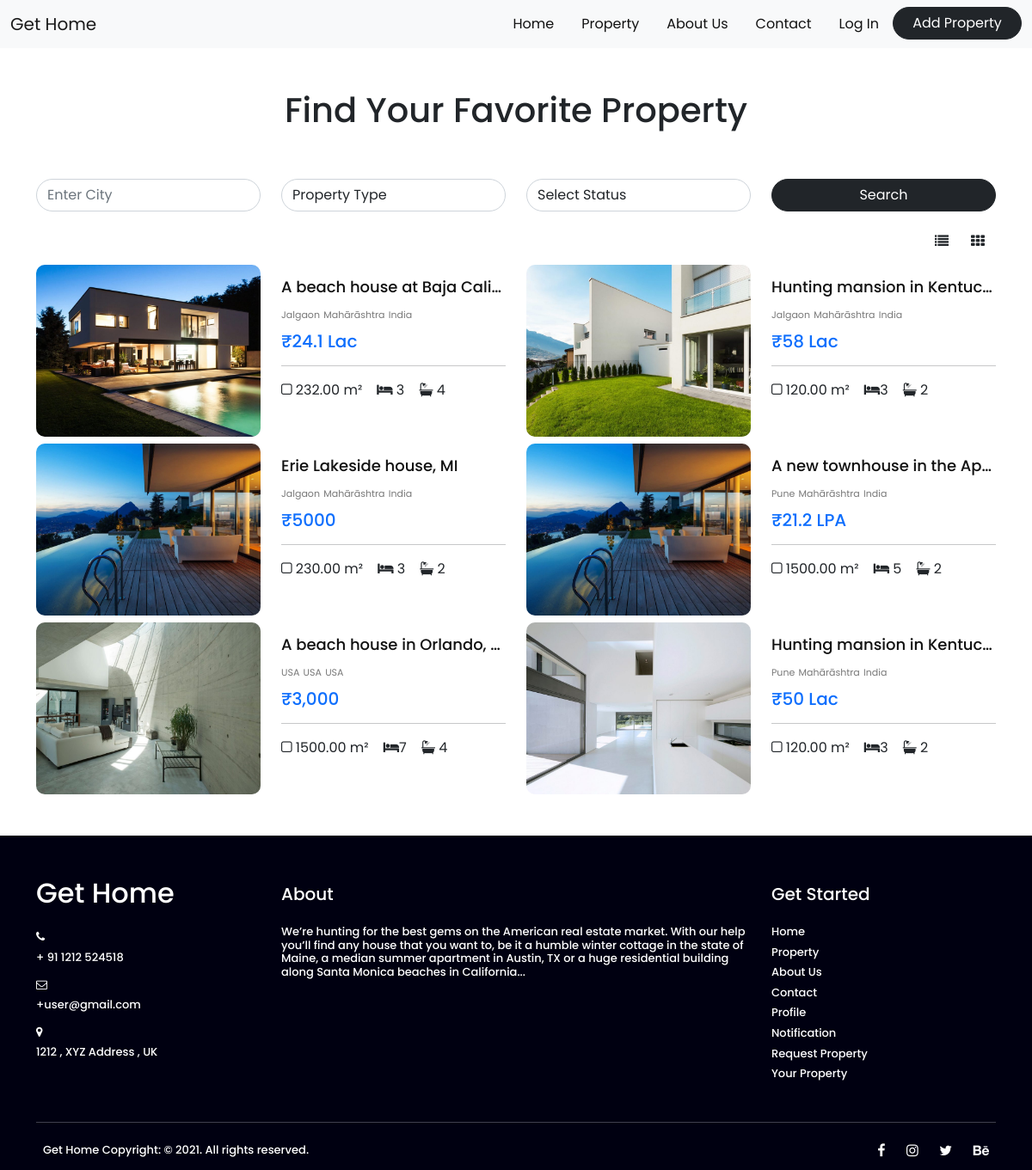
/property.php, run on the app's committed database.
### tables this page shows
CREATE TABLE `addproperty` (
  `id` int(255) NOT NULL,
  `title` varchar(255) NOT NULL,
  `description` varchar(255) NOT NULL,
  `price` varchar(255) NOT NULL,
  `status` varchar(255) NOT NULL,
  `type` varchar(255) NOT NULL,
  `location` varchar(255) NOT NULL,
  `bedrooms` varchar(255) NOT NULL,
  `bathrooms` varchar(255) NOT NULL,
  `floors` varchar(255) NOT NULL,
  `garages` varchar(255) NOT NULL,
  `parking_place` varchar(255) NOT NULL,
  `area` varchar(255) NOT NULL,
  `size` varchar(255) NOT NULL,
  `s_r_price` varchar(255) NOT NULL,
  `air_condi` varchar(255) NOT NULL,
  `bed` varchar(255) NOT NULL,
  `coffe_pot` varchar(255) NOT NULL,
  `c_cooling` varchar(255) NOT NULL,
  `balcony` varchar(255) NOT NULL,
  `p_friendly` varchar(255) NOT NULL,
  `barbeque` varchar(255) NOT NULL,
  `f_alarm` varchar(255) NOT NULL,
  `m_kitchen` varchar(255) NOT NULL,
  `storage` varchar(255) NOT NULL,
  `microwave` varchar(255) NOT NULL,
  `o_kitchen` varchar(255) NOT NULL,
  `dryer` varchar(255) NOT NULL,
  `heating` varchar(255) NOT NULL,
  `pool` varchar(255) NOT NULL,
  `laundry` varchar(255) NOT NULL,
  `sauna` varchar(255) NOT NULL,
  `gym` varchar(255) NOT NULL,
  `elevator` varchar(255) NOT NULL,
  `d_washer` varchar(255) NOT NULL,
  `r_terrace` varchar(255) NOT NULL,
  `terrace` varchar(255) NOT NULL,
  `e_exit` varchar(255) NOT NULL,
  `img_1` varchar(255) NOT NULL,
  `img_2` varchar(255) NOT NULL,
  `img_3` varchar(255) NOT NULL,
  `img_4` varchar(255) NOT NULL,
  `img_5` varchar(255) NOT NULL,
  `img_6` varchar(255) NOT NULL,
  `address` varchar(255) NOT NULL,
  `country` varchar(255) NOT NULL,
  `state` varchar(255) NOT NULL,
  `city` varchar(255) NOT NULL,
  `pin` varchar(255) NOT NULL,
  `neighb` varchar(255) NOT NULL,
  `user_id` varchar(255) NOT NULL
);

### property.php (the view, shortened to what this page needs)
<!DOCTYPE html>
<html>
<head>
</head>
<body>
<form method="post">
<?php include 'navbar_un.php'; ?>
<center><h1 class="mt-5">Find Your Favorite Property</h1></center>
<div class="container mt-5">
	<div class="row">
		<div class="col-md-3 mt-2">
			<input type="text" name="city" placeholder="Enter City" class="form-control rounded-pill">
		</div>
		<div class="col-md-3 mt-2">
			<select name="type" class="form-control rounded-pill">
				<option>Property Type</option>
			</select>
		</div>
		<div class="col-md-3 mt-2">
			<select name="status" class="form-control rounded-pill">
				<option>Select Status</option>
			</select>
		</div>
		<div class="col-md-3 mt-2">
			<input type="submit" name="submit" value="Search" class="btn btn-dark rounded-pill w-100">
		</div>
	</div>
</div>
<div class="container">
<div class="row">
<?php
include 'db_conn.php';
if (isset($_POST['submit']))
{
  $city = $_POST['city'];
  $type = $_POST['type'];
  $status = $_POST['status'];
  $sql = " select * from addproperty where city = '$city' or type = '$type' or status = '$status' ";
  $run = mysqli_query($conn,$sql);
  while ($row = mysqli_fetch_array($run))
  {
  	?>
   	 <div class="col-md-6">
   	 	 <div class="row mt-5">
   	 	 	<div class="col-md-6">
   	 	 		<img src="Image/<?php echo $row['img_1']; ?>" style="width: 100%; height: 200px; border-radius: 10px;">
   	 	 	</div>
   	 	 	<div class="col-md-6">
   	 	 		<a style="text-decoration: none;" href="view_property.php?id=<?php echo $row['id']; ?>"><h6 style="white-space: nowrap; width: 100%; font-size: 18px; margin-top: 15px; color: #111; overflow: hidden; text-overflow: ellipsis;"><?php echo $row['title'] ?></h6></a>
   	 	 		<span style="font-size: 11px; color: #0008;"><?php echo $row['city'] ?></span> <span style="font-size: 11px; color: #0008;"><?php echo $row['state']; ?></span> <span style="font-size: 11px; color: #0008;"><?php echo $row['country']; ?></span>
   	 	 		<h5 class="text-primary mt-2">&#x20B9;<?php echo $row['price'] ?></h5>
                <hr>
                <span><i class="fa fa-square-o" aria-hidden="true"></i> <?php echo $row['area']; ?></span> &nbsp&nbsp <span> <i class="fa fa-bed" aria-hidden="true"></i><?php echo $row['bedrooms']; ?></span> &nbsp&nbsp <span><i class="fa fa-bath" aria-hidden="true"></i> <?php echo $row['bathrooms']; ?></span>
   	 	 	</div>
   	 	 </div>
   	 </div>
  	<?php
  }
 }
 else
 {
?>
<div class="container mt-3 float-end">
<button type="submit" name="submit_list" class="btn float-end"><i class="fa fa-th" aria-hidden="true"></i></button>
<button type="submit" name="submit_grid" class="btn float-end"><i class="fa fa-list" aria-hidden="true"></i></button>
</div>
<?php
if (isset($_POST['submit_list']))
{
	?>
<div class="container">
  	<div class="row">
  		<?php
   include 'db_conn.php';
  $sql = " select * from addproperty ";
  $run = mysqli_query($conn,$sql);
  while ($row = mysqli_fetch_array($run))
  {
  	?>
 <div class="col-md-4">
   	 	 <div class="row mt-3">
   	 	 	<div class="col-md-12">
   	 	 		<img src="Image/<?php echo $row['img_1']; ?>" style="width: 100%; height: 200px; border-radius: 10px; object-fit: cover;">
   	 	 		<a style="text-decoration: none;" href="view_property.php?id=<?php echo $row['id']; ?>"><h6 style="white-space: nowrap; width: 100%; font-size: 18px; margin-top: 15px; color: #111; overflow: hidden; text-overflow: ellipsis;"><?php echo $row['title'] ?></h6></a>
   	 	 		<span style="font-size: 11px; color: #0008;"><?php echo $row['city'] ?></span> <span style="font-size: 11px; color: #0008;"><?php echo $row['state']; ?></span> <span style="font-size: 11px; color: #0008;"><?php echo $row['country']; ?></span>
   	 	 		<h5 class="text-primary mt-2">&#x20B9;<?php echo $row['price'] ?></h5>
                <hr>
                <span><i class="fa fa-square-o" aria-hidden="true"></i> <?php echo $row['area']; ?></span> &nbsp&nbsp <span> <i class="fa fa-bed" aria-hidden="true"></i><?php echo $row['bedrooms']; ?></span> &nbsp&nbsp <span><i class="fa fa-bath" aria-hidden="true"></i> <?php echo $row['bathrooms']; ?></span>
   	 	 	</div>
   	 	 </div>
   	 </div>
 <?php } ?>
</div>
</div>
<?php
}
else
{
?>
  <div class="container">
  	<div class="row">
  		<?php
   include 'db_conn.php';
  $sql = " select * from addproperty ";
  $run = mysqli_query($conn,$sql);
  while ($row = mysqli_fetch_array($run))
  {
  	?>
   	 <div class="col-md-6">
   	 	 <div class="row mt-2">
   	 	 	<div class="col-md-6">
   	 	 		<img src="Image/<?php echo $row['img_1']; ?>" style="width: 100%; height: 200px; border-radius: 10px;">
   	 	 	</div>
   	 	 	<div class="col-md-6">
   	 	 		<a style="text-decoration: none;" href="view_property.php?id=<?php echo $row['id']; ?>"><h6 style="white-space: nowrap; width: 100%; font-size: 18px; margin-top: 15px; color: #111; overflow: hidden; text-overflow: ellipsis;"><?php echo $row['title'] ?></h6></a>
   	 	 		<span style="font-size: 11px; color: #0008;"><?php echo $row['city'] ?></span> <span style="font-size: 11px; color: #0008;"><?php echo $row['state']; ?></span> <span style="font-size: 11px; color: #0008;"><?php echo $row['country']; ?></span>
   	 	 		<h5 class="text-primary mt-2">&#x20B9;<?php echo $row['price'] ?></h5>
                <hr>
                <span><i class="fa fa-square-o" aria-hidden="true"></i> <?php echo $row['area']; ?></span> &nbsp&nbsp <span> <i class="fa fa-bed" aria-hidden="true"></i><?php echo $row['bedrooms']; ?></span> &nbsp&nbsp <span><i class="fa fa-bath" aria-hidden="true"></i> <?php echo $row['bathrooms']; ?></span>
   	 	 	</div>
   	 	 </div>
   	 </div>
<?php
 } } }
?>
</div>
  </div>
 </div>
</div>
<br><br>
<?php include 'footer_un.php'; ?>
</form>
</body>
</html>

### navbar_un.php (shortened to what this page needs)
<!DOCTYPE html>
<html>
<head>
    <link href="https://cdn.jsdelivr.net/npm/bootstrap@5.0.0-beta3/dist/css/bootstrap.min.css" rel="stylesheet">
<link rel="stylesheet" href="https://cdnjs.cloudflare.com/ajax/libs/font-awesome/4.7.0/css/font-awesome.min.css">
</head>
<body>
<nav class="navbar navbar-expand-lg navbar-light bg-light">
  <div class="container-fluid">
    <a class="navbar-brand" href="index.php">Get Home</a>
    <div class="collapse navbar-collapse justify-content-end" id="navbarSupportedContent">
      <ul class="nav">
  <li class="nav-item">
    <a class="nav-link nav_text" aria-current="page" href="index.php">Home</a>
  </li>
  <li class="nav-item">
    <a class="nav-link nav_text" href="property.php">Property</a>
  </li>
  <li class="nav-item">
    <a class="nav-link nav_text" href="about.php">About Us</a>
  </li>
  <li class="nav-item">
    <a class="nav-link nav_text" href="contact.php">Contact</a>
  </li>
   <li class="nav-item">
    <a class="nav-link nav_text" href="Admin/Regi/log.php">Log In</a>
  </li>
        <li class="nav-item dropdown">
        	<a href="Admin/Regi/log.php"><button type="button" class="btn btn-dark rounded-pill add_button">Add Property</button></a>
        </li>
</ul>
    </div>
  </div>
</nav>
</body>
</html>

### footer_un.php (shortened to what this page needs)
<!DOCTYPE html>
<html>
<head>
</head>
<body>
<footer>
	<div class="container">
		<br><br>
       <div class="row">
       	<div class="col-md-3">
       		<h2>Get Home</h2>
       		<div class="row mt-4">
       			<div class="col-md-1">
       				<h6 style="font-size: 13px;"><i class="fa fa-phone" aria-hidden="true"></i></h6>
       			</div>
       			<div class="col-md-11">
       				<h6 style="font-size: 13px;">+ 91 1212 524518</h6>
       			</div>
       		</div>
       		<div class="row mt-2">
       			<div class="col-md-1">
       				<h6 style="font-size: 13px;"><i class="fa fa-envelope-o" aria-hidden="true"></i></h6>
       			</div>
       			<div class="col-md-11">
       				<h6 style="font-size: 13px;">+user@gmail.com</h6>
       			</div>
       		</div>
       		<div class="row mt-2">
       			<div class="col-md-1">
       				<h6 style="font-size: 13px;"><i class="fa fa-map-marker" aria-hidden="true"></i></h6>
       			</div>
       			<div class="col-md-11">
       				<h6 style="font-size: 13px;">1212 , XYZ Address , UK</h6>
       			</div>
       		</div>
       	</div>
       	<div class="col-md-6 mt-2">
       		<h5>About</h5>
             <h6 style="font-size: 13px;" class="mt-4">We’re hunting for the best gems on the American real estate market. With our help you’ll find any house that you want to, be it a humble winter cottage in the state of Maine, a median summer apartment in Austin, TX or a huge residential building along Santa Monica beaches in California...</h6>
       	</div>
       	<div class="col-md-3 mt-2">
       		<h5>Get Started</h5>
            <a href="index.php" style="text-decoration: none; color: #fff;"><h6 style="font-size: 13px" class="mt-4">Home</h6></a>
            <a href="" style="text-decoration: none; color: #fff;"><h6 style="font-size: 13px" class="mt-2">Property</h6></a>
            <a href="" style="text-decoration: none; color: #fff;"><h6 style="font-size: 13px" class="mt-2">About Us</h6></a>
            <a href="contact.php" style="text-decoration: none; color: #fff;"><h6 style="font-size: 13px" class="mt-2">Contact</h6></a>
            <a href="profile.php" style="text-decoration: none; color: #fff;"><h6 style="font-size: 13px" class="mt-2">Profile</h6></a>
            <a href="noti.php" style="text-decoration: none; color: #fff;"><h6 style="font-size: 13px" class="mt-2">Notification</h6></a>
            <a href="request.php" style="text-decoration: none; color: #fff;"><h6 style="font-size: 13px" class="mt-2">Request Property</h6></a>
            <a href="v_property.php" style="text-decoration: none; color: #fff;"><h6 style="font-size: 13px" class="mt-2">Your Property</h6></a>
            <br>
       	</div>
       </div>
     <hr>
    <div class="row">
    	<div class="col-6">
    		<h6 style="font-size: 13px; padding: 8px;">Get Home Copyright: © 2021. All rights reserved. </h6>
    	</div>
    	<div class="col-6" style="text-align: right;">
    		<i class="fa fa-facebook icona" aria-hidden="true"></i>&nbsp
    		<i class="fa fa-instagram icona" aria-hidden="true"></i>&nbsp
    		<i class="fa fa-twitter icona" aria-hidden="true"></i>&nbsp
    		<i class="fa fa-behance icona" aria-hidden="true"></i>
    	</div>
    </div>
	</div>
</footer>
</body>
</html>

### navbar_un.php (style rules this page uses)
body { font-family: 'Poppins', sans-serif; }
.nav_text { color: #111; }
.add_button { float: right; width: 150px; }

### footer_un.php (style rules this page uses)
footer { background: #001; color: #fff; }
.icona { padding:8px; }

### data on the page
addproperty: img_1 (picture), title "A beach house at Baja Cali…", city "Jalgaon", state "Mahārāshtra", country "India", price "24.1 Lac", area "232.00 m²", bedrooms "3", bathrooms "4"
addproperty: img_1 (picture), title "Hunting mansion in Kentuc…", city "Jalgaon", state "Mahārāshtra", country "India", price "58 Lac", area "120.00 m²", bedrooms "3", bathrooms "2"
addproperty: img_1 (picture), title "Erie Lakeside house, MI", city "Jalgaon", state "Mahārāshtra", country "India", price "5000", area "230.00 m²", bedrooms "3", bathrooms "2"
addproperty: img_1 (picture), title "A new townhouse in the Ap…", city "Pune", state "Mahārāshtra", country "India", price "21.2 LPA", area "1500.00 m²", bedrooms "5", bathrooms "2"
addproperty: img_1 (picture), title "A beach house in Orlando,…", city "USA", state "USA", country "USA", price "3,000", area "1500.00 m²", bedrooms "7", bathrooms "4"
addproperty: img_1 (picture), title "Hunting mansion in Kentuc…", city "Pune", state "Mahārāshtra", country "India", price "50 Lac", area "120.00 m²", bedrooms "3", bathrooms "2"
